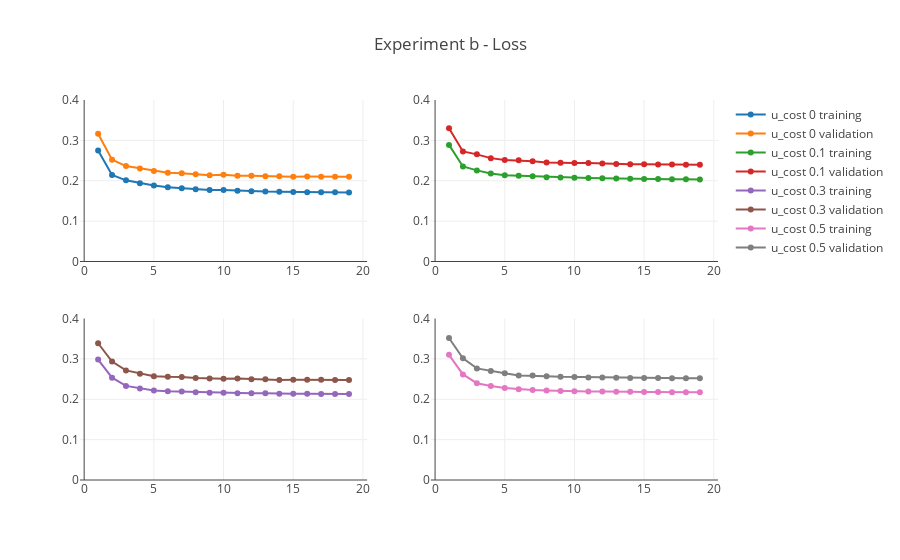

The notebook cell this image was saved under:
### Code cell
df_list = [u_cost_0_b, u_cost_0_1_b, u_cost_0_3_b, u_cost_0_5_b]
title = 'Experiment b - Loss'
yrange = [0, 0.4]
plot_experiments(df_list, title, yrange)

### Figure 1 — Plotly figure (JSON) as saved in the notebook; plotly's stock layout.template omitted (floating-point values rounded to 4 significant figures)
{"data": [{"name": "u_cost 0 training", "type": "scatter", "uid": "6297db4c-3239-11e9-856f-1711a59280d0", "x": [1, 2, 3, 4, 5, 6, 7, 8, 9, 10, 11, 12, 13, 14, 15, 16, 17, 18, 19], "xaxis": "x", "y": [0.275, 0.2143, 0.201, 0.194, 0.1881, 0.1837, 0.1815, 0.1791, 0.1771, 0.1769, 0.1751, 0.1739, 0.1732, 0.1728, 0.1721, 0.1717, 0.1714, 0.1712, 0.1707], "yaxis": "y"}, {"name": "u_cost 0 validation", "type": "scatter", "uid": "6297dcb4-3239-11e9-856f-1711a59280d0", "x": [1, 2, 3, 4, 5, 6, 7, 8, 9, 10, 11, 12, 13, 14, 15, 16, 17, 18, 19], "xaxis": "x", "y": [0.3163, 0.2522, 0.2363, 0.2306, 0.2242, 0.2198, 0.2188, 0.2159, 0.2138, 0.2151, 0.2127, 0.2122, 0.211, 0.211, 0.2101, 0.2102, 0.2099, 0.2098, 0.2096], "yaxis": "y"}, {"name": "u_cost 0.1 training", "type": "scatter", "uid": "6297dd72-3239-11e9-856f-1711a59280d0", "x": [1, 2, 3, 4, 5, 6, 7, 8, 9, 10, 11, 12, 13, 14, 15, 16, 17, 18, 19], "xaxis": "x2", "y": [0.2888, 0.2354, 0.2257, 0.2179, 0.2139, 0.2127, 0.2111, 0.2089, 0.2082, 0.2073, 0.2069, 0.2064, 0.2056, 0.205, 0.2045, 0.2041, 0.2037, 0.2035, 0.2034], "yaxis": "y2"}, {"name": "u_cost 0.1 validation", "type": "scatter", "uid": "6297de1c-3239-11e9-856f-1711a59280d0", "x": [1, 2, 3, 4, 5, 6, 7, 8, 9, 10, 11, 12, 13, 14, 15, 16, 17, 18, 19], "xaxis": "x2", "y": [0.3298, 0.2727, 0.2653, 0.256, 0.2513, 0.2505, 0.2481, 0.2454, 0.2443, 0.2437, 0.2443, 0.243, 0.2417, 0.2412, 0.2411, 0.2404, 0.2401, 0.2398, 0.2397], "yaxis": "y2"}, {"name": "u_cost 0.3 training", "type": "scatter", "uid": "6297debc-3239-11e9-856f-1711a59280d0", "x": [1, 2, 3, 4, 5, 6, 7, 8, 9, 10, 11, 12, 13, 14, 15, 16, 17, 18, 19], "xaxis": "x3", "y": [0.2983, 0.2536, 0.233, 0.2266, 0.2217, 0.22, 0.2191, 0.2173, 0.216, 0.2158, 0.2151, 0.2149, 0.2147, 0.2133, 0.2137, 0.2135, 0.2131, 0.2131, 0.2129], "yaxis": "y3"}, {"name": "u_cost 0.3 validation", "type": "scatter", "uid": "6297df52-3239-11e9-856f-1711a59280d0", "x": [1, 2, 3, 4, 5, 6, 7, 8, 9, 10, 11, 12, 13, 14, 15, 16, 17, 18, 19], "xaxis": "x3", "y": [0.3387, 0.2932, 0.2714, 0.2633, 0.2568, 0.2555, 0.255, 0.2525, 0.2512, 0.2508, 0.2515, 0.2498, 0.2496, 0.2479, 0.2483, 0.2484, 0.248, 0.2479, 0.2475], "yaxis": "y3"}, {"name": "u_cost 0.5 training", "type": "scatter", "uid": "6297dfe8-3239-11e9-856f-1711a59280d0", "x": [1, 2, 3, 4, 5, 6, 7, 8, 9, 10, 11, 12, 13, 14, 15, 16, 17, 18, 19], "xaxis": "x4", "y": [0.3099, 0.2614, 0.2398, 0.2328, 0.2279, 0.2246, 0.2227, 0.2216, 0.2203, 0.2197, 0.2189, 0.2194, 0.2183, 0.2184, 0.2179, 0.2179, 0.2172, 0.2172, 0.2171], "yaxis": "y4"}, {"name": "u_cost 0.5 validation", "type": "scatter", "uid": "6297e07e-3239-11e9-856f-1711a59280d0", "x": [1, 2, 3, 4, 5, 6, 7, 8, 9, 10, 11, 12, 13, 14, 15, 16, 17, 18, 19], "xaxis": "x4", "y": [0.3516, 0.3015, 0.2764, 0.2699, 0.2645, 0.2591, 0.2586, 0.2572, 0.2556, 0.2551, 0.254, 0.254, 0.2534, 0.2529, 0.2527, 0.2528, 0.2521, 0.2518, 0.252], "yaxis": "y4"}], "layout": {"title": "Experiment b - Loss", "xaxis": {"anchor": "y", "domain": [0, 0.45]}, "xaxis2": {"anchor": "y2", "domain": [0.55, 1]}, "xaxis3": {"anchor": "y3", "domain": [0, 0.45]}, "xaxis4": {"anchor": "y4", "domain": [0.55, 1]}, "yaxis": {"anchor": "x", "domain": [0.575, 1], "range": [0, 0.4]}, "yaxis2": {"anchor": "x2", "domain": [0.575, 1], "range": [0, 0.4]}, "yaxis3": {"anchor": "x3", "domain": [0, 0.425], "range": [0, 0.4]}, "yaxis4": {"anchor": "x4", "domain": [0, 0.425], "range": [0, 0.4]}}}
